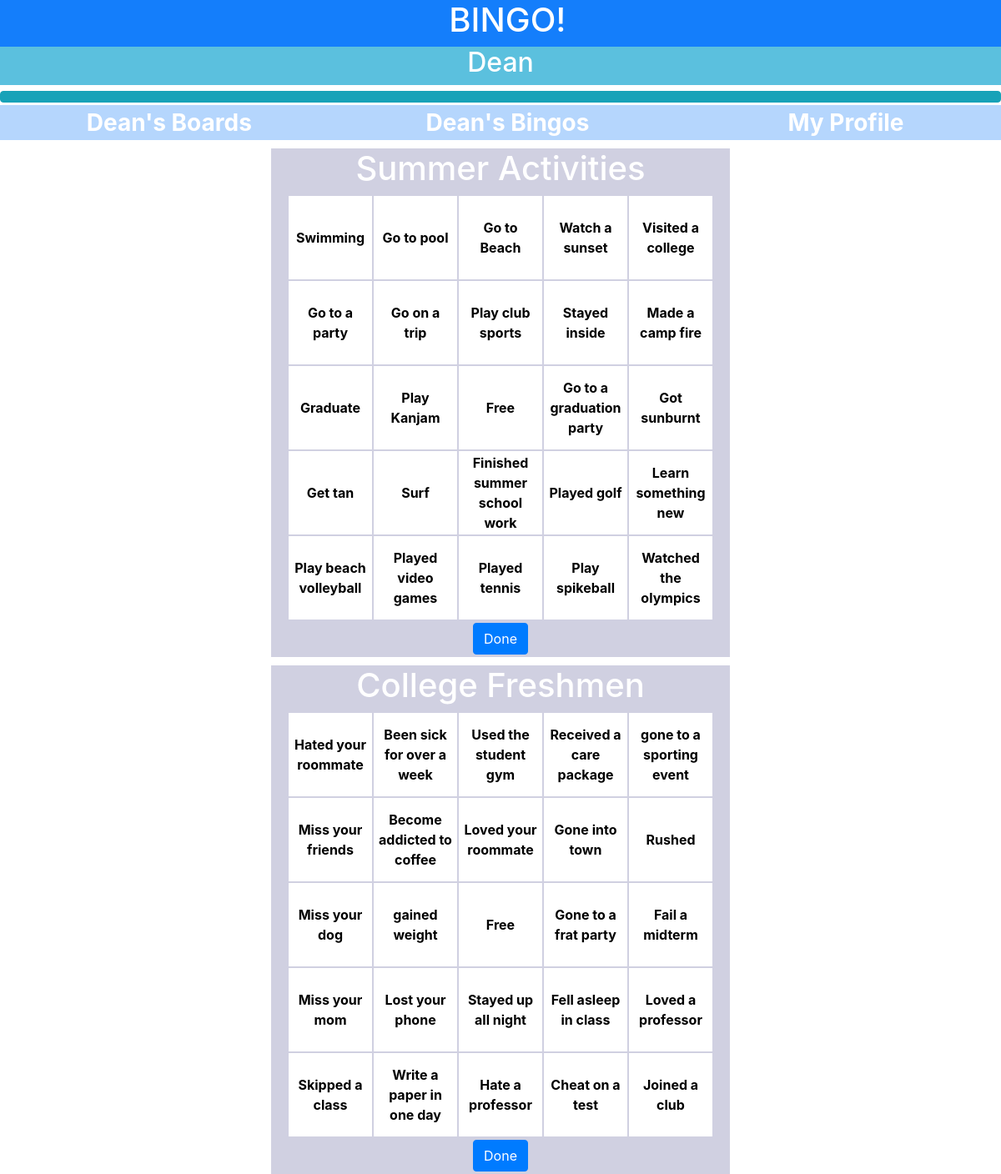
/boards/Dean, run on the app's committed database.
### main/models.py (models this page shows, shortened)
class Board(models.Model):
    info = models.CharField(
        default = "",
        max_length = 10000
    )
    userid = models.IntegerField(
        default = 0,
        null=True,
        blank=True
    )
    username = models.CharField(
        default = "",
        max_length = 10000
    )
    time = models.IntegerField(
        default = 0,
        null=True,
        blank=True
    )
    name = models.CharField(
        default = "",
        max_length = 30
    )
    def getInfo(self):
        board = [[], [], [], [], []]
        info = self.info
        for i in range(0,5):
            for j in range(0,5):
                board[i].append(info[0:(info.find(','))])
                info = info[(info.find(',')+1):]
        return(board)

### main/views.py (the view)
# urls.py: path('boards/<str:username>', views.userprofile),
def userprofile(request, username):
    message = ""
    boardnames=[]
    boards = json.loads(Profile.objects.get(username = username).boards)["boards"]
    id = Profile.objects.get(username = username).userid
    global profileid
    profileid = id
    user = User.objects.get(id = id)
    for i in boards:
        boardnames.append(Board.objects.get(id = i))
    if boardnames == []:
        message = "This profile has no boards"
    context = {
        "user": user,
        "names": boardnames,
        "message": message,
    }
    return render(request, "main/userboards.html", context)

### main/templates/main/userboards.html (shortened to what this page needs)
{% extends "main/searchbase.html" %}
{% block body %}
  {% for board in names %}
  <div class="allboards">
    <div class="wholeboard">
      <h1>{{board.name}}</h1>
      <table class="boards">
        {% for row in board.getInfo %}
          <tr>
            {% for item in row %}
                <td><div class="square"><button class="button" type="button" onclick="alternate(this)" name="{{item}}">{{item}}</button> </div></td>
            {% endfor %}
          </tr>
        {% endfor %}
      </table>
      <div class="bottombuttons">
        <button class="btn btn-primary" type="button" name="{{board.name}}" onclick="done(this)">Done</button>
      </div>
    </div>
  </div>
  {% endfor %}
{% endblock %}

### main/templates/main/searchbase.html (shortened to what this page needs)
{% extends "main/base.html" %}
{% block content %}
  <body>
    <div class="container-fluid">
        <div class="row" id = "sitename">
          <div class="col-sm">
            <h1>BINGO!</h1>
          </div>
        </div>
        <div class="row" id = "usernamebar">
          <div class="col-sm" id="userusername">
              <h2 id="idusername">{{user.username}}</h2>
          </div>
        </div>
        <div class="row">
          <div class="col-sm" id="userfollowbutton">
            <button class="btn btn-info" type="button" id="followbutton" name="{{user.id}}" onclick="follow(this)"></button>
          </div>
        </div>
        <div class="row" id = "usernavbar">
          <div class="col-sm">
            <a class="user" href="http://127.0.0.1:8000/boards/{{user.username}}">{{user.username}}'s Boards</a>
          </div>
          <div class="col-sm">
            <a class="user" href="http://127.0.0.1:8000/bingos/{{user.username}}">{{user.username}}'s Bingos</a>
          </div>
            <div class="col-sm">
              <a class="user" href="{% url 'boards' %}">My Profile</a>
            </div>
        </div>
      </div>
    <center>{% block body %}{% endblock %}</center>
  </body>
{% endblock %}

### main/templates/main/base.html (shortened to what this page needs)
<!DOCTYPE html>
<html lang="en" dir="ltr">
  <head>
    {% load static %}
    <link rel="stylesheet" type="text/css" href="{% static 'boards.css' %}">
    <link rel="stylesheet" type="text/css" href="{% static 'styles.css' %}">
    <link rel="stylesheet" href="https://stackpath.bootstrapcdn.com/bootstrap/4.3.1/css/bootstrap.min.css">
  </head>
  <body>
    {% block content %}{% endblock %}
  </body>
</html>

### main/static/boards.css (style rules this page uses)
.square button { height:100px; width: 100px; background: white; color: black; font-weight: bold; border: 0px solid black; }
.square { height: 100px; width: 100px; }

### main/static/styles.css (style rules this page uses)
#sitename { width: 104%; color: white; background-color: #147EFB; padding-left: 0px; padding-right: 0px; }
#usernavbar { width: 104%; background-color: #b5d6fd; }
#userusername { text-align: center; }
#userfollowbutton { text-align: center; width: 104%; padding-left: 0px; padding-right: 0px; }
#usernamebar { background-color: #5bc0de; }
#followbutton { width: 100%; padding-left: 0px; font-weight: bold; }
.col-sm { text-align: center; }
.col-sm .user { color: white; font-size: 28px; font-weight: bold; }
.wholeboard { width: 550px; background: #d0d0e1; }
.allboards { padding-top: 10px; }
.bottombuttons { padding-top: 3px; padding-bottom: 3px; }
.wholeboard h1 { color: white; }
#idusername { color: white; }

### data on the page
Board: name "Summer Activities", row "Swimming" "Go to pool" "Go to Beach" "Watch a sunset" "Visited a college" "Go to a party" "Go on a trip" "Play club sports" "Stayed inside" "Made a camp fire" "Graduate" "Play Kanjam" "Free" "Go to a graduation party" "Got sunburnt" "Get tan" "Surf" "Finished summer school work" "Played golf" "Learn something new" "Play beach volleyball" "Played video games" "Played tennis" "Play spikeball" "Watched the olympics"
Board: name "College Freshmen", row "Hated your roommate" "Been sick for over a week" "Used the student gym" "Received a care package" "gone to a sporting event" "Miss your friends" "Become addicted to coffee" "Loved your roommate" "Gone into town" "Rushed" "Miss your dog" "gained weight" "Free" "Gone to a frat party" "Fail a midterm" "Miss your mom" "Lost your phone" "Stayed up all night" "Fell asleep in class" "Loved a professor" "Skipped a class" "Write a paper in one day" "Hate a professor" "Cheat on a test" "Joined a club"

### other printed values
{{ user.username }} "Dean"
